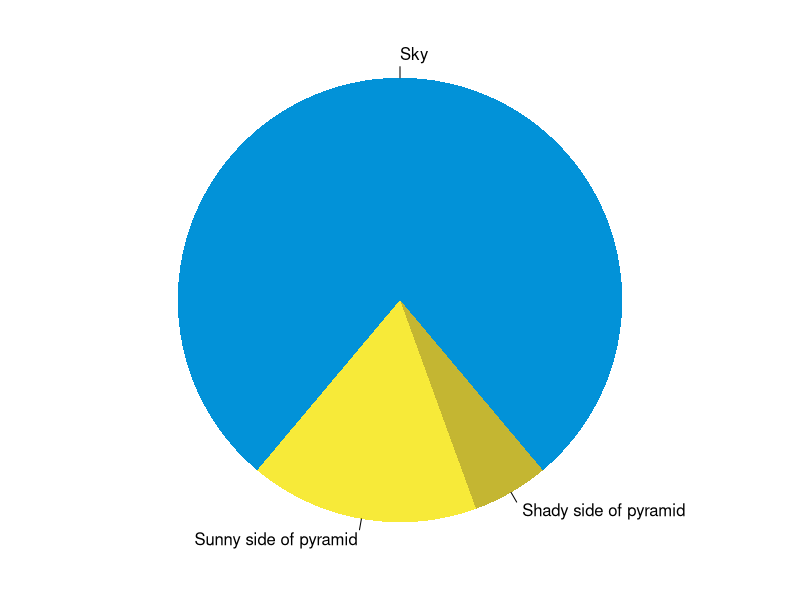
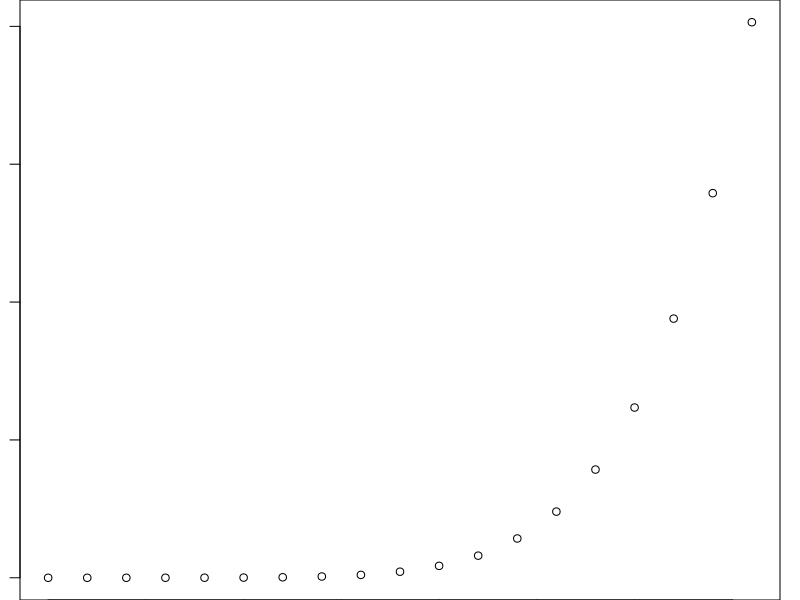

Write the R code that produced these figures, in order.
## ---- chunk 1
knitr::opts_chunk$set(collapse = TRUE)
## ---- chunk 2
par(mar = c(0, 1, 0, 1))
pie(
  c(280, 60, 20),
  c('Sky', 'Sunny side of pyramid', 'Shady side of pyramid'),
  col = c('#0292D8', '#F7EA39', '#C4B632'),
  init.angle = -50, border = NA
)
## ---- chunk 3
plot(pressure)
